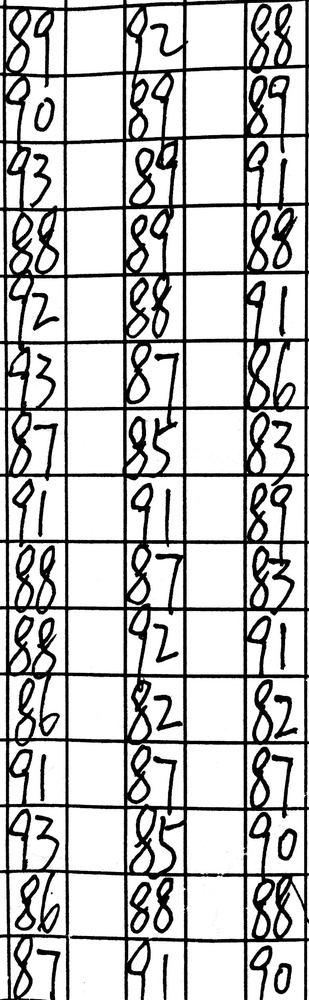
#> input picture latent_factor/test.jpg, 309 x 1000 px, shrunk from 772 x 2501 before the run
$ python PCA.py   (Python 2 division)   (older library calls are emulated)
#> lines starting #> are read from the running program, lines starting #| are printed output that depends on the picture
#!/usr/bin/env python2
# -*- coding: utf-8 -*-
"""
Created on Sun Jan 29 15:43:46 2017

@author: zhouhang
"""

import cv2,numpy as np
from matplotlib import pyplot as plt

img=cv2.imread('test.jpg')
#> img is the input picture: shape (1000, 309, 3); min 0, max 255, mean 194.9
img=cv2.cvtColor(img,cv2.COLOR_BGR2GRAY)
#> img: shape (1000, 309)
img = img.astype(np.float)
colmean = img.mean(axis=0)
#> colmean = 309 values, max 242.6 at index 72, min 1.83 at index 245, mean 194.9
colmax = img.max(axis=0)
#> colmax = 309 values, max 255 at index 0, min 64 at index 125, mean 252.3
colmin = img.min(axis=0)
#> colmin = 309 values from 0 to 0
for i in xrange(0,img.shape[1]):
    img[:,i]-=colmean[i]
    maxV = img[:,i].max()
    minV = img[:,i].min()
    leng = maxV-minV
    img[:,i]=(img[:,i]-minV)/leng
#> this loop made 309 passes
#> (maxV, minV) on passes 1 to 3: (12.65, -242.3), (12.94, -242.1), (18.34, -236.7)

U,s,V=np.linalg.svd(img)
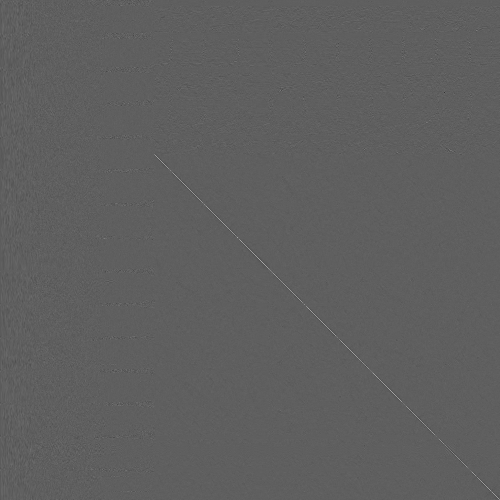
#> U: shape (1000, 1000) float64 (shown at 1/2 size); min -0.544, max 0.912, mean -3.43e-05; drawn with min black and max white
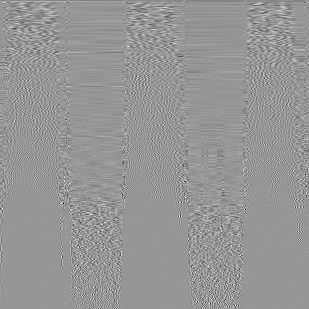
#> V: shape (309, 309) float64; min -0.623, max 0.436, mean -0.000191; drawn with min black and max white
#> s = 309 values, max 447.6 at index 0, min 0.0272 at index 308, mean 6.43
threv = 50
index = s<threv
#print index
index = np.where(index!=False)
index = index[0][0]
#> index = 2
print index
#| 2
Um = U
Um[:,index:]=0
Vm = V
Vm[index:,:]=0
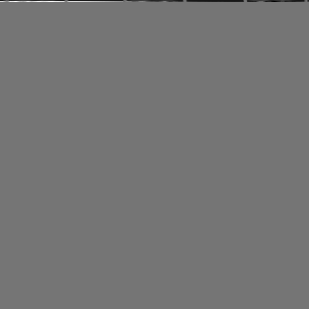
#> Vm: shape (309, 309) float64; min -0.085, max 0.1, mean -0.000175; drawn with min black and max white
S=s[s>threv]
#> S = [447.6, 50.45]
Sm = np.zeros(img.shape)
Sm[:len(S),:len(S)]= np.diag(S)
res = np.dot(Um,np.dot(Sm,Vm))
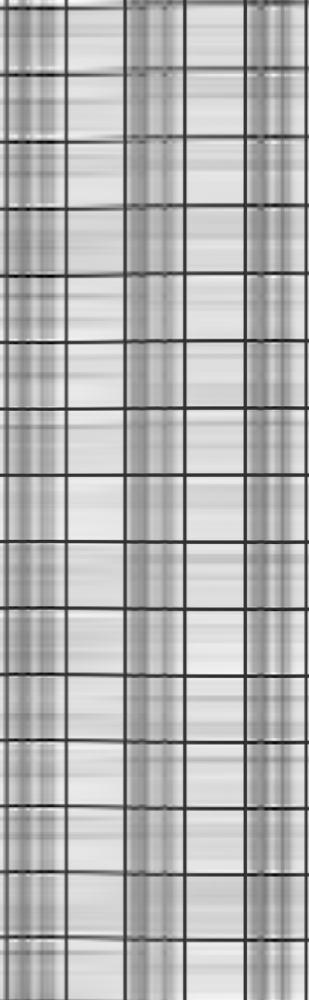
#> res: shape (1000, 309) float64; min -0.284, max 1.2, mean 0.765; drawn with min black and max white
fig = plt.figure(1)
plt.imshow(img,cmap='gray')
fig = plt.figure(2)
plt.imshow(res,cmap='gray')
plt.show()
#a=np.dot(img.T,img)
#U,s,V=np.linalg.svd(a)
#rint U.shape,s.shape,V.shape
